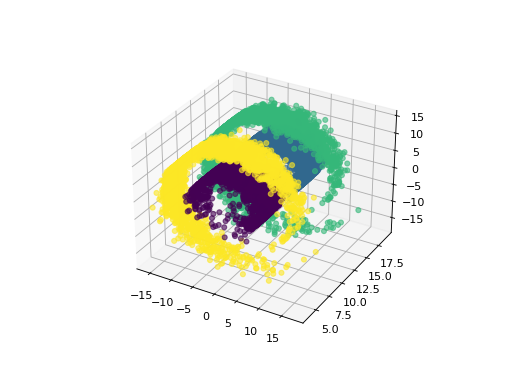

Generate this figure with Python:
import matplotlib.pyplot as plt
from matplotlib import animation
from deeptime.data import swissroll_model

n_samples = 15000
dtraj, traj = swissroll_model(n_samples)

fig = plt.figure()
ax = fig.add_subplot(111, projection='3d')
ax.scatter(*traj.T, marker='o', s=20, c=dtraj, alpha=0.6)
